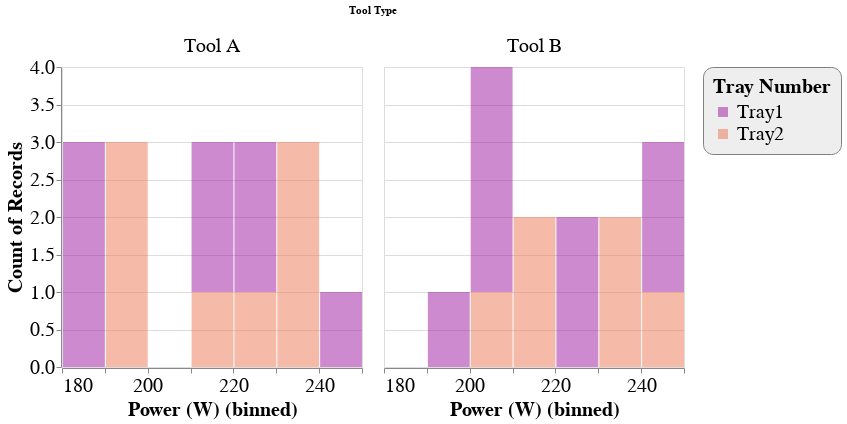

Notebook code for this chart:
### Code cell
source1 = df_cell
ax_x = 'Power (W)'
ax_y = 'count()'
ax_label = 'Tray Number'
col_label = "Tool Type"
label_order = ['Tray1', "Tray2"]

graph1 = alt.Chart(source1).mark_bar(opacity=0.5, thickness=100).encode(
    x= alt.X(ax_x, axis=alt.Axis(labelFontSize=20)).bin(step=10),
    y= alt.Y(ax_y,axis=alt.Axis(labelFontSize=20)),
    color = alt.Color(ax_label, legend=alt.Legend(titleFontSize=20, labelFontSize=20, values=label_order), scale=alt.Scale(scheme="plasma")),
    column = alt.Column(col_label, header=alt.Header(labelFontSize=20))
).configure_legend(
    strokeColor='gray',
    fillColor='#EEEEEE',
    padding=10,
    cornerRadius=10,
    labelLimit = 200
).configure_axis(
    titleFontSize=20.0
)
graph1.interactive()

### Figure 1 — Vega-Lite specification as saved in the notebook (floating-point values rounded to 4 significant figures)
{"config": {"view": {"continuousWidth": 300, "continuousHeight": 300}, "axis": {"titleFontSize": 20.0}, "legend": {"cornerRadius": 10, "fillColor": "#EEEEEE", "labelLimit": 200, "padding": 10, "strokeColor": "gray"}}, "data": {"name": "data-1b1f07596c7e6e4d905f80570a039967"}, "mark": {"type": "bar", "opacity": 0.5, "thickness": 100}, "encoding": {"color": {"field": "Tray Number", "legend": {"labelFontSize": 20, "titleFontSize": 20, "values": ["Tray1", "Tray2"]}, "scale": {"scheme": "plasma"}, "type": "nominal"}, "column": {"field": "Tool Type", "header": {"labelFontSize": 20}, "type": "nominal"}, "x": {"axis": {"labelFontSize": 20}, "bin": {"step": 10}, "field": "Power (W)", "type": "quantitative"}, "y": {"aggregate": "count", "axis": {"labelFontSize": 20}, "type": "quantitative"}}, "params": [{"name": "param_3", "select": {"type": "interval", "encodings": ["x", "y"]}, "bind": "scales"}], "$schema": "https://vega.github.io/schema/vega-lite/v5.16.3.json", "datasets": {"data-1b1f07596c7e6e4d905f80570a039967": [{"Sample_ID": "A1", "Tool Type": "Tool A", "Tray Number": "Tray1", "Power (W)": 180.0, "Pressure (mTorr)": 3.4, "Ar Flow (sccm)": 49.0, "Deposition Time (min)": 20.0, "Substrate Temp (°C)": 193.0, "Target": 35.2}, {"Sample_ID": "A2", "Tool Type": "Tool A", "Tray Number": "Tray2", "Power (W)": 230.0, "Pressure (mTorr)": 3.1, "Ar Flow (sccm)": 44.0, "Deposition Time (min)": 20.0, "Substrate Temp (°C)": 167.0, "Target": 38.8}, {"Sample_ID": "A3", "Tool Type": "Tool B", "Tray Number": "Tray1", "Power (W)": 200.0, "Pressure (mTorr)": 3.0, "Ar Flow (sccm)": 43.0, "Deposition Time (min)": 25.0, "Substrate Temp (°C)": 196.0, "Target": 36.8}, {"Sample_ID": "A5", "Tool Type": "Tool A", "Tray Number": "Tray1", "Power (W)": 240.0, "Pressure (mTorr)": 2.9, "Ar Flow (sccm)": 41.0, "Deposition Time (min)": 22.0, "Substrate Temp (°C)": 176.0, "Target": 39.3}, {"Sample_ID": "A6", "Tool Type": "Tool A", "Tray Number": "Tray2", "Power (W)": 230.0, "Pressure (mTorr)": 3.1, "Ar Flow (sccm)": 44.0, "Deposition Time (min)": 22.0, "Substrate Temp (°C)": 175.3, "Target": 38.7}, {"Sample_ID": "A7", "Tool Type": "Tool B", "Tray Number": "Tray1", "Power (W)": 190.0, "Pressure (mTorr)": 2.3, "Ar Flow (sccm)": 49.0, "Deposition Time (min)": 19.0, "Substrate Temp (°C)": 158.0, "Target": 36.2}, {"Sample_ID": "A8", "Tool Type": "Tool B", "Tray Number": "Tray2", "Power (W)": 250.0, "Pressure (mTorr)": 3.3, "Ar Flow (sccm)": 46.0, "Deposition Time (min)": 25.0, "Substrate Temp (°C)": 154.0, "Target": 39.9}, {"Sample_ID": "A9", "Tool Type": "Tool A", "Tray Number": "Tray1", "Power (W)": 180.0, "Pressure (mTorr)": 2.4, "Ar Flow (sccm)": 47.0, "Deposition Time (min)": 16.0, "Substrate Temp (°C)": 158.0, "Target": 35.5}, {"Sample_ID": "A11", "Tool Type": "Tool B", "Tray Number": "Tray1", "Power (W)": 240.0, "Pressure (mTorr)": 2.4, "Ar Flow (sccm)": 46.72, "Deposition Time (min)": 27.0, "Substrate Temp (°C)": 194.0, "Target": 39.4}, {"Sample_ID": "A12", "Tool Type": "Tool B", "Tray Number": "Tray2", "Power (W)": 210.0, "Pressure (mTorr)": 3.1, "Ar Flow (sccm)": 42.0, "Deposition Time (min)": 22.0, "Substrate Temp (°C)": 181.0, "Target": 37.7}, {"Sample_ID": "A13", "Tool Type": "Tool A", "Tray Number": "Tray1", "Power (W)": 210.0, "Pressure (mTorr)": 2.5, "Ar Flow (sccm)": 50.0, "Deposition Time (min)": 24.0, "Substrate Temp (°C)": 152.0, "Target": 37.5}, {"Sample_ID": "A14", "Tool Type": "Tool A", "Tray Number": "Tray2", "Power (W)": 230.0, "Pressure (mTorr)": 3.3, "Ar Flow (sccm)": 41.0, "Deposition Time (min)": 23.03, "Substrate Temp (°C)": 169.0, "Target": 38.9}, {"Sample_ID": "A15", "Tool Type": "Tool B", "Tray Number": "Tray1", "Power (W)": 240.0, "Pressure (mTorr)": 3.2, "Ar Flow (sccm)": 47.0, "Deposition Time (min)": 35.0, "Substrate Temp (°C)": 186.0, "Target": 39.5}, {"Sample_ID": "A17", "Tool Type": "Tool A", "Tray Number": "Tray1", "Power (W)": 215.5, "Pressure (mTorr)": 2.6, "Ar Flow (sccm)": 42.0, "Deposition Time (min)": 20.0, "Substrate Temp (°C)": 168.0, "Target": 35.0}, {"Sample_ID": "A18", "Tool Type": "Tool A", "Tray Number": "Tray2", "Power (W)": 210.0, "Pressure (mTorr)": 3.5, "Ar Flow (sccm)": 46.0, "Deposition Time (min)": 21.0, "Substrate Temp (°C)": 171.0, "Target": 37.5}, {"Sample_ID": "A19", "Tool Type": "Tool B", "Tray Number": "Tray1", "Power (W)": 200.0, "Pressure (mTorr)": 3.0, "Ar Flow (sccm)": 45.0, "Deposition Time (min)": 19.0, "Substrate Temp (°C)": 167.0, "Target": 36.9}, {"Sample_ID": "A20", "Tool Type": "Tool B", "Tray Number": "Tray2", "Power (W)": 210.0, "Pressure (mTorr)": 2.9, "Ar Flow (sccm)": 43.0, "Deposition Time (min)": 21.0, "Substrate Temp (°C)": 197.0, "Target": 37.6}, {"Sample_ID": "A21", "Tool Type": "Tool A", "Tray Number": "Tray1", "Power (W)": 220.0, "Pressure (mTorr)": 3.3, "Ar Flow (sccm)": 47.0, "Deposition Time (min)": 23.0, "Substrate Temp (°C)": 172.0, "Target": 38.2}, {"Sample_ID": "A22", "Tool Type": "Tool A", "Tray Number": "Tray2", "Power (W)": 220.0, "Pressure (mTorr)": 2.1, "Ar Flow (sccm)": 49.0, "Deposition Time (min)": 28.0, "Substrate Temp (°C)": 193.0, "Target": 38.1}, {"Sample_ID": "A23", "Tool Type": "Tool B", "Tray Number": "Tray1", "Power (W)": 220.0, "Pressure (mTorr)": 3.4, "Ar Flow (sccm)": 47.0, "Deposition Time (min)": 24.0, "Substrate Temp (°C)": 159.0, "Target": 38.3}, {"Sample_ID": "A24", "Tool Type": "Tool B", "Tray Number": "Tray2", "Power (W)": 200.0, "Pressure (mTorr)": 2.8, "Ar Flow (sccm)": 43.0, "Deposition Time (min)": 20.0, "Substrate Temp (°C)": 177.0, "Target": 37.0}, {"Sample_ID": "A25", "Tool Type": "Tool A", "Tray Number": "Tray1", "Power (W)": 180.0, "Pressure (mTorr)": 3.2, "Ar Flow (sccm)": 49.0, "Deposition Time (min)": 18.0, "Substrate Temp (°C)": 155.0, "Target": 35.3}, {"Sample_ID": "A26", "Tool Type": "Tool A", "Tray Number": "Tray2", "Power (W)": 190.0, "Pressure (mTorr)": 3.1, "Ar Flow (sccm)": 49.0, "Deposition Time (min)": 17.0, "Substrate Temp (°C)": 163.0, "Target": 36.1}, {"Sample_ID": "A27", "Tool Type": "Tool B", "Tray Number": "Tray1", "Power (W)": 200.0, "Pressure (mTorr)": 2.9, "Ar Flow (sccm)": 50.0, "Deposition Time (min)": 19.0, "Substrate Temp (°C)": 165.0, "Target": 36.8}, {"Sample_ID": "A28", "Tool Type": "Tool B", "Tray Number": "Tray2", "Power (W)": 230.0, "Pressure (mTorr)": 3.3, "Ar Flow (sccm)": 46.0, "Deposition Time (min)": 30.0, "Substrate Temp (°C)": 173.0, "Target": 38.7}, {"Sample_ID": "A29", "Tool Type": "Tool A", "Tray Number": "Tray1", "Power (W)": 220.0, "Pressure (mTorr)": 2.0, "Ar Flow (sccm)": 50.0, "Deposition Time (min)": 23.0, "Substrate Temp (°C)": 199.0, "Target": 38.1}, {"Sample_ID": "A30", "Tool Type": "Tool A", "Tray Number": "Tray2", "Power (W)": 190.0, "Pressure (mTorr)": 3.2, "Ar Flow (sccm)": 50.0, "Deposition Time (min)": 12.0, "Substrate Temp (°C)": 170.0, "Target": 36.0}, {"Sample_ID": "A31", "Tool Type": "Tool B", "Tray Number": "Tray1", "Power (W)": 220.0, "Pressure (mTorr)": 3.6, "Ar Flow (sccm)": 56.0, "Deposition Time (min)": 30.0, "Substrate Temp (°C)": 180.0, "Target": 38.1}, {"Sample_ID": "A32", "Tool Type": "Tool B", "Tray Number": "Tray2", "Power (W)": 230.0, "Pressure (mTorr)": 2.9, "Ar Flow (sccm)": 46.72, "Deposition Time (min)": 25.0, "Substrate Temp (°C)": 171.0, "Target": 38.7}, {"Sample_ID": "A34", "Tool Type": "Tool A", "Tray Number": "Tray2", "Power (W)": 190.0, "Pressure (mTorr)": 2.9, "Ar Flow (sccm)": 49.0, "Deposition Time (min)": 25.0, "Substrate Temp (°C)": 182.0, "Target": 36.3}]}}
